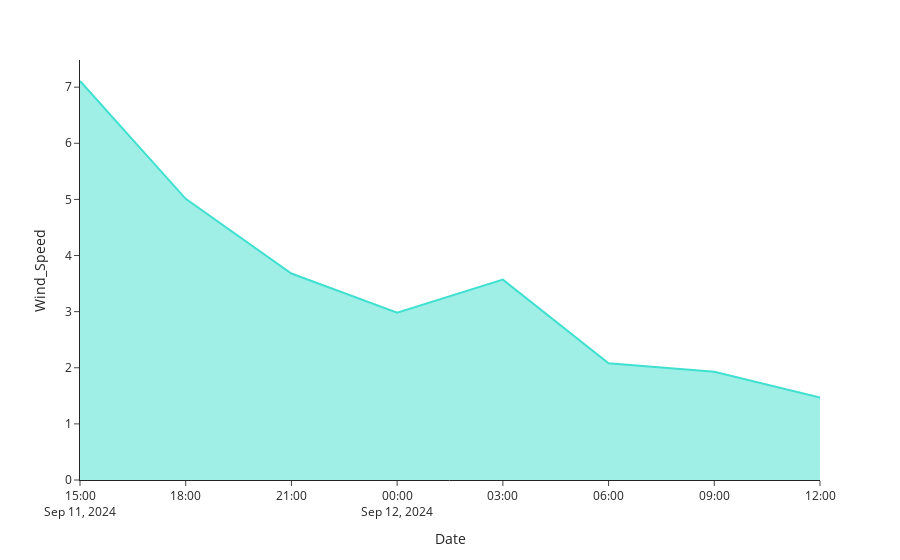

Notebook code cell kept with this figure:
### Code cell
#Wind speed representation
fin_wind = px.line(weather_forecast, x=weather_forecast.index, y='Wind_Speed', template='simple_white')
fin_wind.update_traces(line_color='turquoise', fill='tozeroy')
fin_wind.write_image('windspeed.png')
fin_wind.show()

### Figure 1 — Plotly figure (JSON) as saved in the notebook; plotly's stock layout.template omitted (floating-point values rounded to 4 significant figures)
{"data": [{"fill": "tozeroy", "hovertemplate": "Date=%{x}<br>Wind_Speed=%{y}<extra></extra>", "legendgroup": "", "line": {"color": "turquoise", "dash": "solid"}, "marker": {"symbol": "circle"}, "mode": "lines", "name": "", "orientation": "v", "showlegend": false, "type": "scatter", "x": ["2024-09-11 15", "2024-09-11 18", "2024-09-11 21", "2024-09-12 00", "2024-09-12 03", "2024-09-12 06", "2024-09-12 09", "2024-09-12 12"], "xaxis": "x", "y": [7.11, 5.01, 3.68, 2.98, 3.57, 2.08, 1.93, 1.47], "yaxis": "y"}], "layout": {"legend": {"tracegroupgap": 0}, "margin": {"t": 60}, "xaxis": {"anchor": "y", "domain": [0, 1], "title": {"text": "Date"}}, "yaxis": {"anchor": "x", "domain": [0, 1], "title": {"text": "Wind_Speed"}}}}
